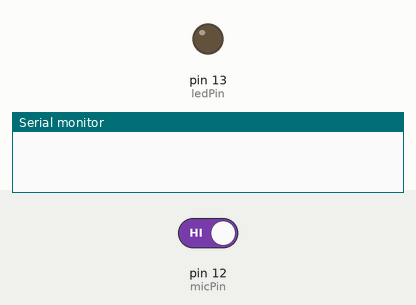
Simulated run of this sketch. Board: Arduino Uno, built with avr-gcc and run on an emulated ATmega328P. On the bench: output pins drawn as LEDs (lit = HIGH), the last lines printed to the serial monitor. The test bench sets the inputs (shaded band); at power-on: pin 12 (micPin) HIGH.

Above: at 1.2 s.
1.3 s: pin 12 (micPin) driven LOW
At 1.7 s:
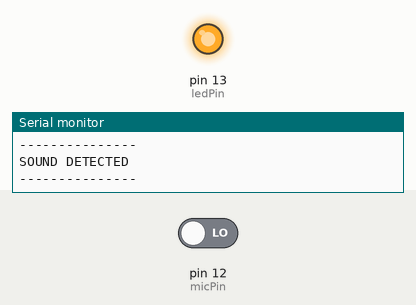
2.8 s: pin 12 (micPin) driven HIGH
At 4.2 s:
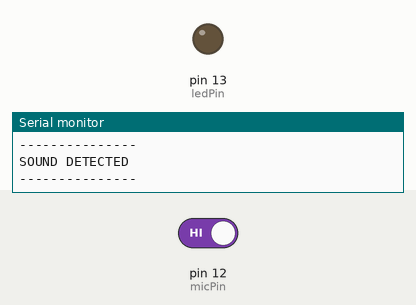
Timing chart, 0 to 5.8 s (numbered marks = the images above; inputs shaded):
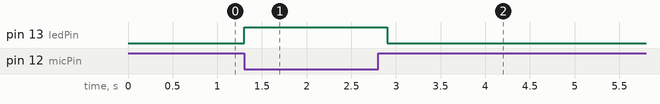

The sketch:

mic.ino
```cpp
int micPin = 12;
int ledPin = 13;
boolean first = true;

int micValue = 0;
int outputValue = 0;

void setup() {
  Serial.begin(9600);
  pinMode(micPin, INPUT);
  pinMode(ledPin, OUTPUT);

  digitalWrite(ledPin, LOW);
}

void loop() {
  if (digitalRead(micPin) == LOW) {
    if (first)
    {
      Serial.println("---------------");
      Serial.println("SOUND DETECTED");
      Serial.println("---------------");
      Serial.println();
      first = false;
    }
    digitalWrite(ledPin, HIGH); //turn ON
    delay(200);
  } else {
    digitalWrite(ledPin, LOW); // turn OFF
    first = true;
  }


}
```

Measured:
- after the input at 1.3 s, pin 13 (ledPin): LOW → HIGH at once
- after the input at 2.8 s, pin 13 (ledPin): HIGH → LOW after 0.10 s
